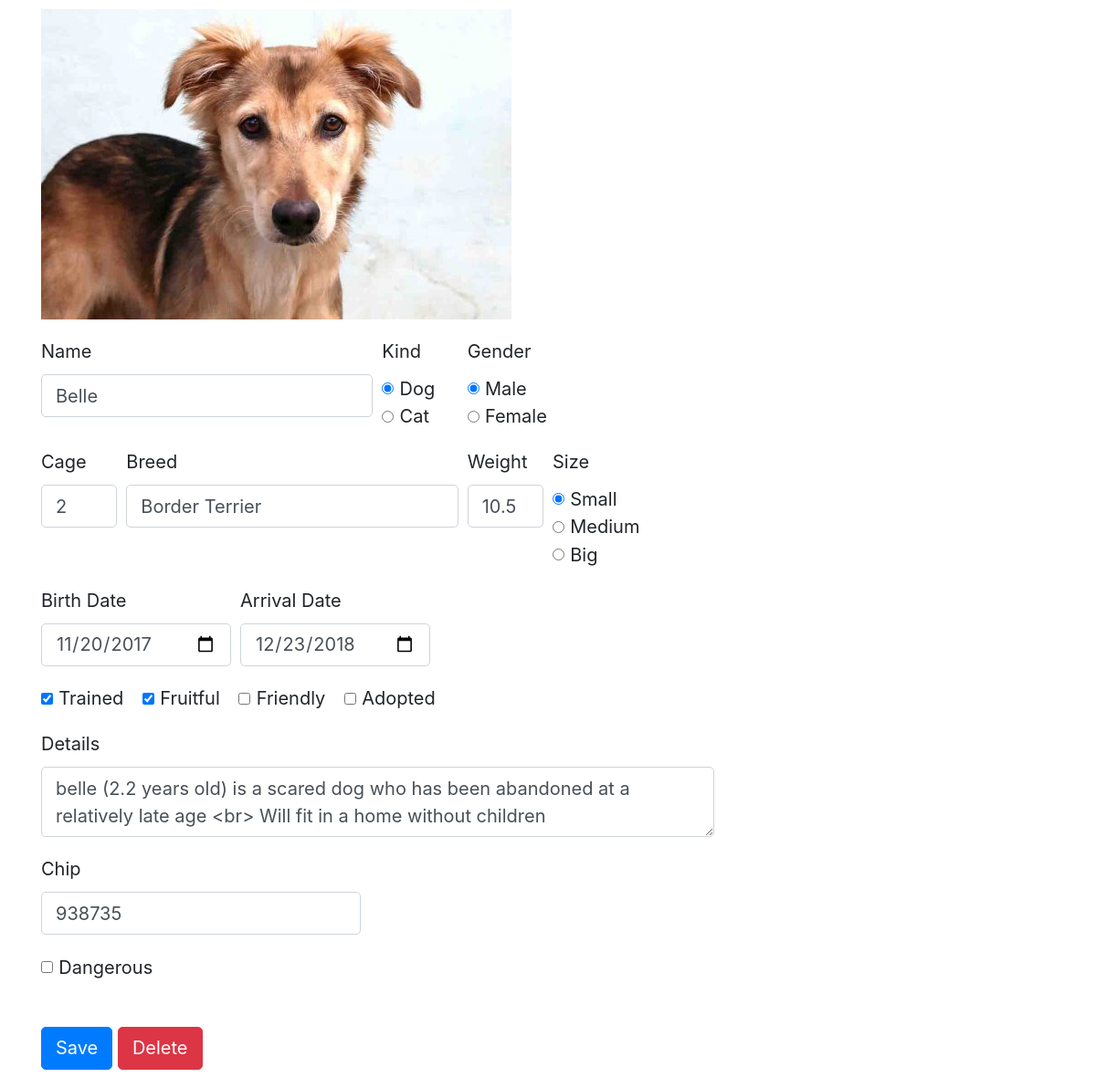
The app's page /animals/1 (signed in) with its own data.
### pets/models/animal.py (models this page shows, shortened)
class Animal(db.Model):
    __tablename__ = "animals"
    id = db.Column(db.Integer, primary_key=True)
    name = db.Column(db.String(50))
    gender = db.Column(db.Enum(AnimalGender))
    birth_date = db.Column(db.DateTime, nullable=True)
    kind = db.Column(db.Enum(AnimalKind))
    breed = db.Column(db.String(100))
    size = db.Column(db.Enum(AnimalSize))
    weight = db.Column(db.Float)
    cage = db.Column(db.Integer, nullable=True)
    arrival_date = db.Column(db.DateTime, default=datetime.now())
    date_of_sterilization = db.Column(db.DateTime, nullable=True)
    fruitful = db.Column(db.Boolean, default=True)
    is_trained = db.Column(db.Boolean, default=False)
    friendly = db.Column(db.Boolean, default=True)
    adopted = db.Column(db.Boolean, default=False)
    details = db.Column(db.String(250), nullable=True)
    profile_image = db.Column(db.String(100))
    __mapper_args__ = {
        'polymorphic_identity': 'animals',
        'polymorphic_on': kind
    }

### pets/models/dog.py (models this page shows, shortened)
class Dog(Animal):
    __tablename__ = "dogs"
    id = db.Column(db.Integer, db.ForeignKey('animals.id'), primary_key=True)
    chip = db.Column(db.String(50))
    is_dangerous = db.Column(db.Boolean)
    __mapper_args__ = {
        'polymorphic_identity': AnimalKind.Dog
    }

### pets/controllers/animals.py (the view)
@animals.route("/animals/<animal_id>", methods=["GET"])
@login_required
def get_animal(animal_id):
    try:
        animal = Animal.query.get(animal_id)
        if not animal:
            raise ValueError("Animal ID {} was not found".format(animal_id))
    except Exception as ex:
        flash("Error: {}".format(ex), "error")
        return redirect(url_for("animals.get_all_animals"))
    return render_template("animals/view.html", animal=animal, method="POST", action="/animals/{}".format(animal_id))

### pets/templates/animals/view.html (shortened to what this page needs)
{% extends "base.html" %}
{% block content %}
<link rel="stylesheet" href="/static/css/autocomplete.css" />
<div class="container center_div">
    <form method="{{ method }}" action="{{ action }}" autocomplete="off" enctype=multipart/form-data>
        <div class="form-row">
            <div class="col-md-4 mb-3">
                {% if animal and animal.profile_image %}
                    <img id="animalProfileImage" src="{{ animal.profile_image if animal else "" }}" alt="{{ animal.name if animal else "Profile Image" }}"/>
                {% else %}
                    <label for="file">Profile Image</label>
                    <input type="file" name="photo">
                {% endif %}
            </div>
        </div>
        <div class="form-row">
            <div class="col-md-4 mb-3">
                <label for="inputAnimalName">Name</label>
                <input name="name" type="text" class="form-control" id="inputAnimalName" value="{{ animal.name if animal else "" }}" required>
            </div>
            <div class="col-md-1 mb-0">
                <fieldset class="form-group">
                    <label>Kind</label>
                    <div class="row">
                        <div class="col-sm-10">
                            <div class="form-check form-check-inline">
                                <input class="form-check-input" type="radio" name="kind" id="animalKindDog" value="Dog" {{ "checked" if not animal or animal.kind.name == "Dog" else "" }} onchange="animalKindCheck();">
                                <label class="form-check-label" for="animalKindDog">Dog</label>
                            </div>
                            <div class="form-check form-check-inline">
                                <input class="form-check-input" type="radio" name="kind" id="animalKindCat" value="Cat" {{ "checked" if animal and animal.kind.name == "Cat" else "" }} onchange="animalKindCheck();">
                                <label class="form-check-label" for="animalKindCat">Cat</label>
                            </div>
                        </div>
                    </div>
                </fieldset>
            </div>
            <div class="col-md-1 mb-0">
                <fieldset class="form-group">
                    <label>Gender</label>
                    <div class="row">
                        <div class="col-sm-10">
                            <div class="form-check form-check-inline">
                                <input class="form-check-input" type="radio" name="gender" id="animalGenderMale" value="Male" {{ "checked" if not animal or animal.gender.name == "Male" else "" }} required>
                                <label class="form-check-label" for="animalGenderMale">Male</label>
                            </div>
                            <div class="form-check form-check-inline">
                                <input class="form-check-input" type="radio" name="gender" id="animalGenderFemale" value="Female" {{ "checked" if animal and animal.gender.name == "Female" else "" }}>
                                <label class="form-check-label" for="animalGenderFemale">Female</label>
                            </div>
                        </div>
                    </div>
                </fieldset>
            </div>
        </div>
        <div class="form-row">
            <div class="col-md-1 mb-0">
                <label for="txtAnimalCage">Cage</label>
                <input name="cage" type="number" step="1" min="0" max="100" class="form-control" id="txtAnimalCage" value="{{ animal.cage if animal else ""}}" required>
            </div>
            <div class="col-md-4 mb-3">
                <div class="autocomplete">
                    <label for="inputAnimalBreed">Breed</label>
                    <input name="breed" type="text" class="form-control" id="inputAnimalBreed" value="{{ animal.breed if animal else "" }}" required>
                </div>
            </div>
            <div class="col-md-1 mb-0">
                <label for="txtAnimalWeight">Weight</label>
                <input name="weight" type="number" step="0.01" min="0" max="200" class="form-control" id="txtAnimalWeight" value="{{ animal.weight if animal else ""}}" required>
            </div>
            <div class="col-md-2 mb-0">
                <fieldset class="form-group">
                    <label>Size</label>
                    <div class="row">
                        <div class="col-sm-10">
                            <div class="form-check form-check-inline">
                                <input class="form-check-input" type="radio" name="size" id="animalSizeSmall" value="Small" {{ "checked" if not animal or animal.size.name == "Small" else "" }} required>
                                <label class="form-check-label" for="animalSizeSmall">Small</label>
                            </div>
                            <div class="form-check form-check-inline">
                                <input class="form-check-input" type="radio" name="size" id="animalSizeMedium" value="Medium" {{ "checked" if animal and animal.size.name == "Medium" else "" }}>
                                <label class="form-check-label" for="animalSizeMedium">Medium</label>
                            </div>
                            <div class="form-check form-check-inline">
                                <input class="form-check-input" type="radio" name="size" id="animalSizeBig" value="Big" {{ "checked" if animal and animal.size.name == "Big" else "" }}>
                                <label class="form-check-label" for="animalSizeBig">Big</label>
                            </div>
                        </div>
                    </div>
                </fieldset>
            </div>
        </div>
        <div class="form-row">
            <div class="col-md-0 mb-3">
                <label for="inputAnimalBirthDate">Birth Date</label>
                <input name="birth_date" type="date" class="form-control" id="inputAnimalBirthDate" value="{{ animal.birth_date.strftime("%Y-%m-%d") if animal and animal.birth_date else "" }}">
            </div>
            <div class="col-md-0 mb-3">
                <label for="inputAnimalArrivalDate">Arrival Date</label>
                <input name="arrival_date" type="date" class="form-control" id="inputAnimalArrivalDate" value="{{ animal.arrival_date.strftime("%Y-%m-%d") if animal and  animal.arrival_date else "" }}">
            </div>
        </div>
        <div class="form-group row">
            <div class="col-sm-10">
                <div class="form-check form-check-inline">
                    <input class="form-check-input" type="checkbox" id="animalIsTrained" name="is_trained" {{ "checked" if animal and animal.is_trained else "" }}>
                    <label class="form-check-label" for="animalIsTrained">Trained</label>
                </div>
                <div class="form-check form-check-inline">
                    <input class="form-check-input" type="checkbox" id="animalFruitful" name="fruitful" {{ "checked" if animal and animal.fruitful else "" }}>
                    <label class="form-check-label" for="animalFruitful">Fruitful</label>
                </div>
                <div class="form-check form-check-inline">
                    <input class="form-check-input" type="checkbox" id="animalFriendly" name="friendly" {{ "checked" if animal and animal.friendly else "" }}>
                    <label class="form-check-label" for="animalFriendly">Friendly</label>
                </div>
                <div class="form-check form-check-inline">
                    <input class="form-check-input" type="checkbox" id="animalAdopted" name="adopted" {{ "checked" if animal and animal.adopted else "" }}>
                    <label class="form-check-label" for="animalAdopted">Adopted</label>
                </div>
            </div>
        </div>
        <div class="form-row">
            <div class="col-lg-8 mb-3">
                <label for="animalDetails">Details</label>
                <textarea name="details" type="textarea" class="form-control" id="animalDetails">{{ animal.details if animal and animal.details else "" }}</textarea>
            </div>
        </div>
        <div id="divDog" class="form-group row">
            <div class="col-md-4 mb-3">
                <label for="inputDogChip">Chip</label>
                <input name="chip" type="number" class="form-control" id="inputDogChip" value="{{ animal.chip if animal and "chip" in animal.__dir__() else "" }}">
            </div>
            <div class="col-sm-10">
                <div class="form-check form-check-inline">
                    <input class="form-check-input" type="checkbox" id="dogIsDangerous" name="is_dangerous" {{ "checked" if animal and "is_dangerous" in animal.__dir__() and animal.is_dangerous else "" }}>
                    <label class="form-check-label" for="dogIsDangerous">Dangerous</label>
                </div>
            </div>
        </div>
        <br/>
        <div class="form-group row">
            <div class="col-sm-10">
                <button type="submit" class="btn btn-primary">Save</button>
                {% if animal %}
                    <a href="#myModal" class="trigger-btn" data-toggle="modal">
                        <button type="button" class="btn btn-danger">Delete</button>
                    </a>
                {% endif %}
            </div>
        </div>
    </form>
</div>
{% endblock %}

### pets/static/css/style.css (style rules this page uses)
* { margin: 0; padding: 0; box-sizing: border-box; }
html { background-color: #fff; color: #555; font-family: 'Rubik', sans-serif; font-weight: 300; font-size: 20px; text-rendering: optimizeLegibility; scroll-behavior: smooth; }
.row { display: -ms-flexbox; display: flex; -ms-flex-wrap: wrap; flex-wrap: wrap; }

### pets/static/css/autocomplete.css (style rules this page uses)
* { box-sizing: border-box; }
.autocomplete { position: relative; display: inline-block; width: 100%; }

### records on screen
Animal: profile_image (picture), name "Belle", cage "2", breed "Border Terrier", weight "10.5", birth_date "11/20/2017", arrival_date "12/23/2018", details "belle (2.2 years old) is a scared dog who has been abandoned at a relatively late age <br> Will fit in a home without children"
Dog: chip "938735"
